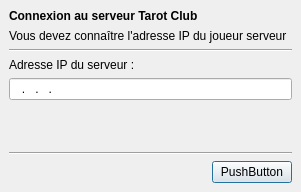
<ui version="4.0" >
 <class>NetClientUI</class>
 <widget class="QDialog" name="NetClientUI" >
  <property name="geometry" >
   <rect>
    <x>0</x>
    <y>0</y>
    <width>301</width>
    <height>192</height>
   </rect>
  </property>
  <property name="windowTitle" >
   <string>Assistant connexion</string>
  </property>
  <property name="sizeGripEnabled" >
   <bool>false</bool>
  </property>
  <property name="modal" >
   <bool>true</bool>
  </property>
  <layout class="QVBoxLayout" >
   <property name="margin" >
    <number>9</number>
   </property>
   <property name="spacing" >
    <number>6</number>
   </property>
   <item>
    <layout class="QVBoxLayout" >
     <property name="margin" >
      <number>0</number>
     </property>
     <property name="spacing" >
      <number>6</number>
     </property>
     <item>
      <widget class="QLabel" name="label_2" >
       <property name="text" >
        <string>&lt;html>&lt;head>&lt;meta name="qrichtext" content="1" />&lt;/head>&lt;body style=" white-space: pre-wrap; font-family:MS Shell Dlg; font-weight:400; font-style:normal; text-decoration:none;">&lt;p style=" margin-top:0px; margin-bottom:0px; margin-left:0px; margin-right:0px; -qt-block-indent:0; text-indent:0px;">&lt;span style=" font-weight:600; color:#000000;">Connexion au serveur Tarot Club&lt;/span>&lt;/p>&lt;/body>&lt;/html></string>
       </property>
      </widget>
     </item>
     <item>
      <widget class="QLabel" name="label_3" >
       <property name="text" >
        <string>&lt;html>&lt;head>&lt;meta name="qrichtext" content="1" />&lt;/head>&lt;body style=" white-space: pre-wrap; font-family:MS Shell Dlg; font-weight:400; font-style:normal; text-decoration:none;">&lt;p style=" margin-top:0px; margin-bottom:0px; margin-left:0px; margin-right:0px; -qt-block-indent:0; text-indent:0px;">&lt;span style=" color:#000000;">Vous devez connaître l'adresse IP du joueur serveur&lt;/span>&lt;/p>&lt;/body>&lt;/html></string>
       </property>
       <property name="textFormat" >
        <enum>Qt::AutoText</enum>
       </property>
      </widget>
     </item>
    </layout>
   </item>
   <item>
    <widget class="Line" name="line" >
     <property name="orientation" >
      <enum>Qt::Horizontal</enum>
     </property>
    </widget>
   </item>
   <item>
    <widget class="QLabel" name="TextLabel2_2_2_2" >
     <property name="sizePolicy" >
      <sizepolicy>
       <hsizetype>1</hsizetype>
       <vsizetype>1</vsizetype>
       <horstretch>0</horstretch>
       <verstretch>0</verstretch>
      </sizepolicy>
     </property>
     <property name="text" >
      <string>Adresse IP du serveur :</string>
     </property>
    </widget>
   </item>
   <item>
    <widget class="QLineEdit" name="ipAddress" >
     <property name="cursor" >
      <cursor>4</cursor>
     </property>
     <property name="inputMask" >
      <string>000.000.000.000; </string>
     </property>
     <property name="text" >
      <string>...</string>
     </property>
     <property name="maxLength" >
      <number>15</number>
     </property>
    </widget>
   </item>
   <item>
    <spacer>
     <property name="orientation" >
      <enum>Qt::Vertical</enum>
     </property>
     <property name="sizeHint" >
      <size>
       <width>20</width>
       <height>40</height>
      </size>
     </property>
    </spacer>
   </item>
   <item>
    <widget class="Line" name="line_2" >
     <property name="orientation" >
      <enum>Qt::Horizontal</enum>
     </property>
    </widget>
   </item>
   <item>
    <layout class="QHBoxLayout" >
     <property name="margin" >
      <number>0</number>
     </property>
     <property name="spacing" >
      <number>6</number>
     </property>
     <item>
      <spacer>
       <property name="orientation" >
        <enum>Qt::Horizontal</enum>
       </property>
       <property name="sizeHint" >
        <size>
         <width>40</width>
         <height>20</height>
        </size>
       </property>
      </spacer>
     </item>
     <item>
      <widget class="QPushButton" name="pushButton" >
       <property name="text" >
        <string>PushButton</string>
       </property>
      </widget>
     </item>
    </layout>
   </item>
  </layout>
 </widget>
 <layoutdefault spacing="6" margin="11" />
 <pixmapfunction>qPixmapFromMimeSource</pixmapfunction>
 <resources/>
 <connections/>
</ui>
